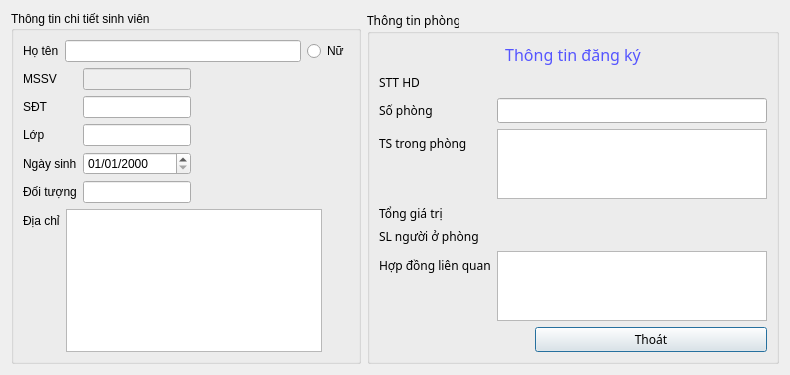
<?xml version="1.0" encoding="UTF-8"?>
<ui version="4.0">
 <class>Dialog_chitietSV</class>
 <widget class="QDialog" name="Dialog_chitietSV">
  <property name="geometry">
   <rect>
    <x>0</x>
    <y>0</y>
    <width>790</width>
    <height>370</height>
   </rect>
  </property>
  <property name="windowTitle">
   <string>Thông tin chi tiết của một sinh viên</string>
  </property>
  <layout class="QHBoxLayout" name="horizontalLayout">
   <item>
    <widget class="QGroupBox" name="groupBox">
     <property name="sizePolicy">
      <sizepolicy hsizetype="Fixed" vsizetype="Preferred">
       <horstretch>0</horstretch>
       <verstretch>0</verstretch>
      </sizepolicy>
     </property>
     <property name="minimumSize">
      <size>
       <width>350</width>
       <height>0</height>
      </size>
     </property>
     <property name="title">
      <string>Thông tin chi tiết sinh viên</string>
     </property>
     <layout class="QVBoxLayout" name="verticalLayout_2">
      <item>
       <layout class="QGridLayout" name="gridLayout">
        <item row="0" column="0">
         <widget class="QLabel" name="label">
          <property name="text">
           <string>Họ tên</string>
          </property>
         </widget>
        </item>
        <item row="0" column="1">
         <widget class="QLineEdit" name="lineEdit_hoten"/>
        </item>
        <item row="0" column="2">
         <widget class="QRadioButton" name="radioButton">
          <property name="text">
           <string>Nữ</string>
          </property>
         </widget>
        </item>
       </layout>
      </item>
      <item>
       <layout class="QFormLayout" name="formLayout_4">
        <property name="fieldGrowthPolicy">
         <enum>QFormLayout::AllNonFixedFieldsGrow</enum>
        </property>
        <item row="0" column="1">
         <widget class="QLabel" name="label_pic">
          <property name="text">
           <string/>
          </property>
         </widget>
        </item>
        <item row="0" column="0">
         <layout class="QFormLayout" name="formLayout">
          <property name="fieldGrowthPolicy">
           <enum>QFormLayout::AllNonFixedFieldsGrow</enum>
          </property>
          <item row="0" column="0">
           <widget class="QLabel" name="label_2">
            <property name="text">
             <string>MSSV</string>
            </property>
           </widget>
          </item>
          <item row="0" column="1">
           <widget class="QLineEdit" name="lineEdit_mssv">
            <property name="enabled">
             <bool>false</bool>
            </property>
           </widget>
          </item>
          <item row="1" column="0">
           <widget class="QLabel" name="label_3">
            <property name="text">
             <string>SĐT</string>
            </property>
           </widget>
          </item>
          <item row="1" column="1">
           <widget class="QLineEdit" name="lineEdit_sdt"/>
          </item>
          <item row="2" column="0">
           <widget class="QLabel" name="label_5">
            <property name="text">
             <string>Lớp</string>
            </property>
           </widget>
          </item>
          <item row="2" column="1">
           <widget class="QLineEdit" name="lineEdit_lop"/>
          </item>
          <item row="3" column="0">
           <widget class="QLabel" name="label_15">
            <property name="text">
             <string>Ngày sinh</string>
            </property>
           </widget>
          </item>
          <item row="3" column="1">
           <widget class="QDateEdit" name="dateEdit">
            <property name="displayFormat">
             <string>dd/MM/yyyy</string>
            </property>
           </widget>
          </item>
          <item row="4" column="0">
           <widget class="QLabel" name="label_6">
            <property name="text">
             <string>Đối tượng</string>
            </property>
           </widget>
          </item>
          <item row="4" column="1">
           <widget class="QLineEdit" name="lineEdit_doituong"/>
          </item>
         </layout>
        </item>
       </layout>
      </item>
      <item>
       <layout class="QFormLayout" name="formLayout_5">
        <property name="fieldGrowthPolicy">
         <enum>QFormLayout::AllNonFixedFieldsGrow</enum>
        </property>
        <item row="0" column="0">
         <widget class="QLabel" name="label_4">
          <property name="text">
           <string>Địa chỉ</string>
          </property>
         </widget>
        </item>
        <item row="0" column="1">
         <widget class="QTextEdit" name="textEdit_diachi">
          <property name="sizePolicy">
           <sizepolicy hsizetype="Fixed" vsizetype="Fixed">
            <horstretch>0</horstretch>
            <verstretch>0</verstretch>
           </sizepolicy>
          </property>
          <property name="minimumSize">
           <size>
            <width>120</width>
            <height>50</height>
           </size>
          </property>
         </widget>
        </item>
       </layout>
      </item>
     </layout>
    </widget>
   </item>
   <item>
    <widget class="QGroupBox" name="groupBox_2">
     <property name="font">
      <font>
       <family>Sans Serif</family>
       <weight>50</weight>
       <bold>false</bold>
      </font>
     </property>
     <property name="title">
      <string>Thông tin phòng</string>
     </property>
     <layout class="QVBoxLayout" name="verticalLayout">
      <item>
       <widget class="QLabel" name="label_thongbao">
        <property name="sizePolicy">
         <sizepolicy hsizetype="Minimum" vsizetype="Minimum">
          <horstretch>0</horstretch>
          <verstretch>0</verstretch>
         </sizepolicy>
        </property>
        <property name="font">
         <font>
          <pointsize>12</pointsize>
         </font>
        </property>
        <property name="styleSheet">
         <string notr="true">color: rgb(85, 85, 255);</string>
        </property>
        <property name="text">
         <string>Thông tin đăng ký</string>
        </property>
        <property name="alignment">
         <set>Qt::AlignCenter</set>
        </property>
       </widget>
      </item>
      <item>
       <layout class="QFormLayout" name="formLayout_2">
        <property name="fieldGrowthPolicy">
         <enum>QFormLayout::AllNonFixedFieldsGrow</enum>
        </property>
        <item row="1" column="0">
         <widget class="QLabel" name="label_8">
          <property name="text">
           <string>Số phòng</string>
          </property>
         </widget>
        </item>
        <item row="1" column="1">
         <widget class="QLineEdit" name="lineMsPhong"/>
        </item>
        <item row="2" column="0">
         <widget class="QLabel" name="label_7">
          <property name="text">
           <string>TS trong phòng</string>
          </property>
         </widget>
        </item>
        <item row="2" column="1">
         <widget class="QTreeView" name="treeView_ts"/>
        </item>
        <item row="3" column="0">
         <widget class="QLabel" name="label_14">
          <property name="text">
           <string>Tổng giá trị</string>
          </property>
         </widget>
        </item>
        <item row="3" column="1">
         <widget class="QLabel" name="label_giatri">
          <property name="text">
           <string/>
          </property>
         </widget>
        </item>
        <item row="4" column="0">
         <widget class="QLabel" name="label_10">
          <property name="text">
           <string>SL người ở phòng</string>
          </property>
         </widget>
        </item>
        <item row="4" column="1">
         <widget class="QLabel" name="label_soluongnguoi">
          <property name="text">
           <string/>
          </property>
         </widget>
        </item>
        <item row="5" column="0">
         <widget class="QLabel" name="label_11">
          <property name="text">
           <string>Hợp đồng liên quan</string>
          </property>
         </widget>
        </item>
        <item row="5" column="1">
         <widget class="QListView" name="listView_hopdong">
          <property name="enabled">
           <bool>true</bool>
          </property>
         </widget>
        </item>
        <item row="0" column="0">
         <widget class="QLabel" name="label_9">
          <property name="text">
           <string>STT HD</string>
          </property>
         </widget>
        </item>
        <item row="0" column="1">
         <widget class="QLabel" name="label_stthd">
          <property name="font">
           <font>
            <pointsize>11</pointsize>
           </font>
          </property>
          <property name="text">
           <string/>
          </property>
         </widget>
        </item>
       </layout>
      </item>
      <item>
       <layout class="QFormLayout" name="formLayout_3">
        <property name="fieldGrowthPolicy">
         <enum>QFormLayout::AllNonFixedFieldsGrow</enum>
        </property>
        <item row="0" column="0">
         <spacer name="horizontalSpacer">
          <property name="orientation">
           <enum>Qt::Horizontal</enum>
          </property>
          <property name="sizeType">
           <enum>QSizePolicy::Fixed</enum>
          </property>
          <property name="sizeHint" stdset="0">
           <size>
            <width>150</width>
            <height>20</height>
           </size>
          </property>
         </spacer>
        </item>
        <item row="0" column="1">
         <widget class="QPushButton" name="pushButton">
          <property name="text">
           <string>Thoát</string>
          </property>
         </widget>
        </item>
       </layout>
      </item>
     </layout>
    </widget>
   </item>
  </layout>
 </widget>
 <resources/>
 <connections>
  <connection>
   <sender>pushButton</sender>
   <signal>clicked()</signal>
   <receiver>Dialog_chitietSV</receiver>
   <slot>reject()</slot>
   <hints>
    <hint type="sourcelabel">
     <x>655</x>
     <y>305</y>
    </hint>
    <hint type="destinationlabel">
     <x>385</x>
     <y>1</y>
    </hint>
   </hints>
  </connection>
 </connections>
</ui>
